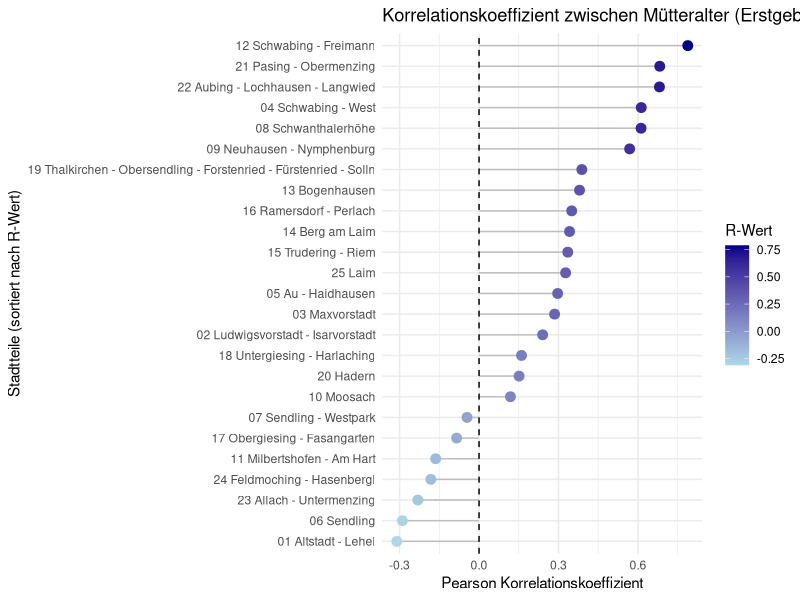
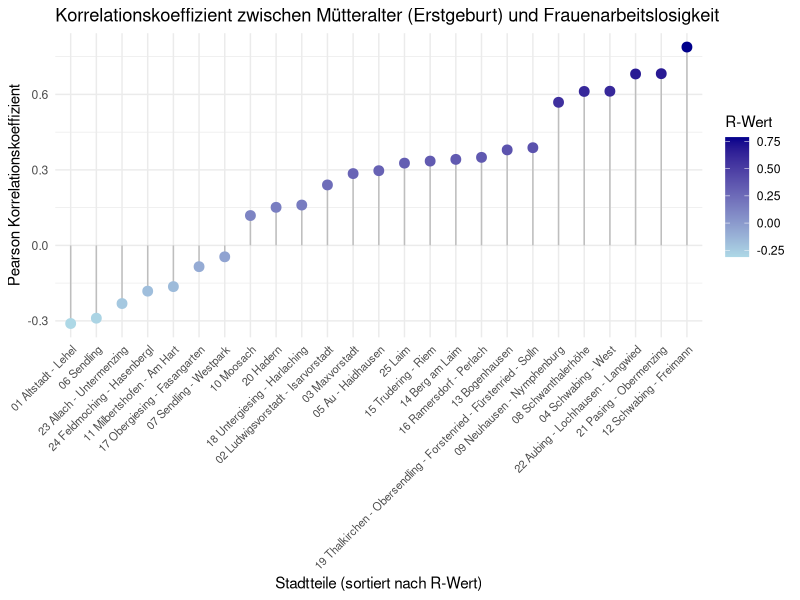

Generate these figures, in order, with R:
install.packages("readxl")
library(readxl)
export_be <- read_excel("data/raw/export_be.xlsx")
be_sheet <- read_excel("data/raw/export_be.xlsx", sheet = "BEVÖLKERUNG")
View(be_sheet)

export_ar <- read_excel("data/raw/export_ar.xlsx")
ar_sheet <- read_excel("data/raw/export_ar.xlsx", sheet = "ARBEITSMARKT")
View(ar_sheet)

install.packages("tidyverse")
library(tidyverse)

install.packages("ggpubr")
library(ggpubr)

all_districts_and_city <- be_sheet %>%
  filter(
    Indikator == "Durchschnittsalter Mütter erstgebärend",
    Ausprägung == "insgesamt"
  ) %>%
  mutate(
    mean_age = `Basiswert 1` / `Basiswert 2`
  )

arbeitslos_anteil_frau <- ar_sheet %>%
  filter(
    Indikator == "Arbeitslose - Anteil",
    Ausprägung == "weiblich",
    Raumbezug != "Stadt München"
  ) %>%
  mutate(
    anteil = 100 * `Basiswert 1` / `Basiswert 2`
  )

korrelations_daten <- inner_join(
  all_districts_and_city, 
  arbeitslos_anteil_frau, 
  by = c("Raumbezug", "Jahr")
)

library(dplyr)
library(broom) 

korrelations_stats <- korrelations_daten %>%
  
  group_by(Raumbezug) %>%
  summarize(
    test_stats = list(broom::tidy(cor.test(mean_age, anteil))),
    .groups = "drop" # .groups="drop" ist gute Praxis
  ) %>%
  unnest(test_stats) %>%
  mutate(bezirk_nr = substr(Raumbezug, 1, 2))


library(ggplot2)


ggplot(korrelations_stats, 
       aes(x = reorder(Raumbezug, estimate), y = estimate)) +
  geom_segment(aes(xend = reorder(Raumbezug, estimate), yend = 0), color = "grey") +
  geom_point(aes(color = estimate), size = 3) + 
  geom_hline(yintercept = 0, linetype = "dashed", color = "black") +
  scale_color_gradient(low = "lightblue", high = "darkblue") +
coord_flip() +
  labs(
    title = "Korrelationskoeffizient zwischen Mütteralter (Erstgeburt) und Frauenarbeitslosigkeit",
    x = "Stadtteile (sortiert nach R-Wert)",
    y = "Pearson Korrelationskoeffizient",
    color = "R-Wert" # (DE) Legenden-Titel
  ) +
  theme_minimal()


#----------------------------------------------------------------------------------------------------------


library(ggplot2)
ggplot(korrelations_stats, 
       aes(x = reorder(Raumbezug, estimate), y = estimate)) +
  geom_segment(aes(x = reorder(Raumbezug, estimate), xend = reorder(Raumbezug, estimate), yend = 0), 
               color = "grey") +
  
  geom_point(aes(color = estimate), size = 3) + 
  geom_vline(xintercept = 0, linetype = "dashed", color = "black") + 
  
  scale_color_gradient(low = "lightblue", high = "darkblue") +
  labs(
    title = "Korrelationskoeffizient zwischen Mütteralter (Erstgeburt) und Frauenarbeitslosigkeit",
    x = "Stadtteile (sortiert nach R-Wert)",
    y = "Pearson Korrelationskoeffizient",
    color = "R-Wert"
  ) +
  theme_minimal() +
  theme(axis.text.x = element_text(angle = 45, hjust = 1, size = 8)) 
